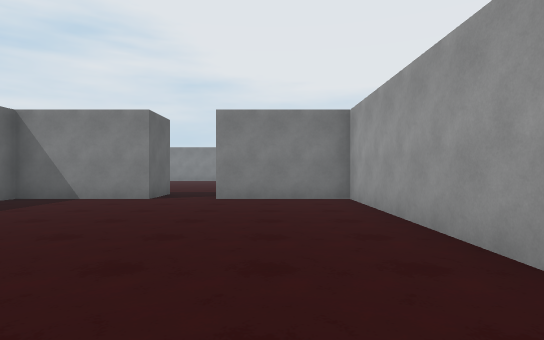
view 1 (above)

20 first-person views from a walk through a 3-D level made in the Unity game engine. The camera is 1.3 m above the floor, looks level and sees 80° across. The floor is counted in squares, 2 m on a side. Each view is taken from the middle of a square. On the plan, view 1 faces up. The plan holds only what a view shows up to about 10 squares ahead; the rest is blank. The player character is not drawn.

view 2
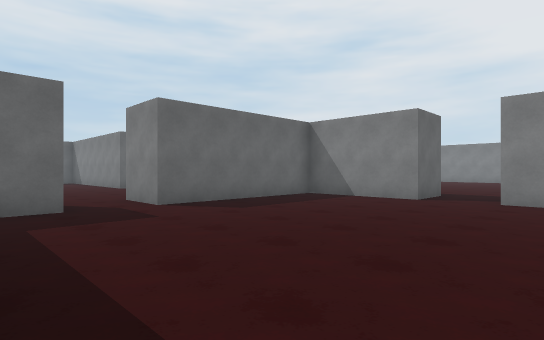

view 3
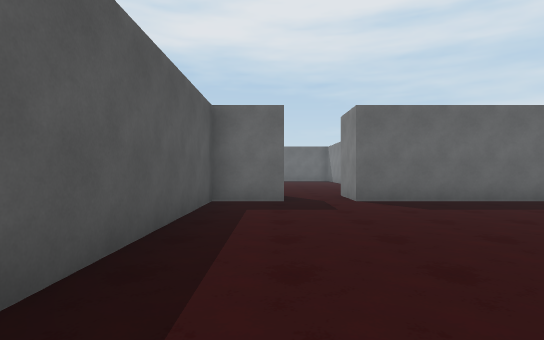

view 4
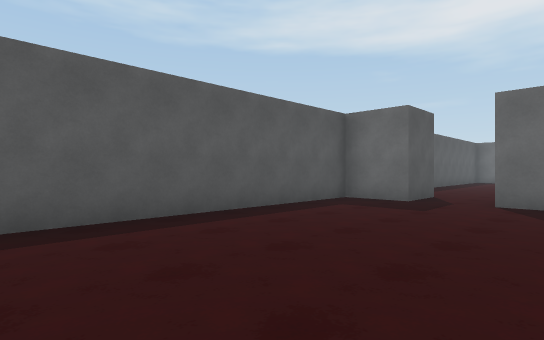

view 5
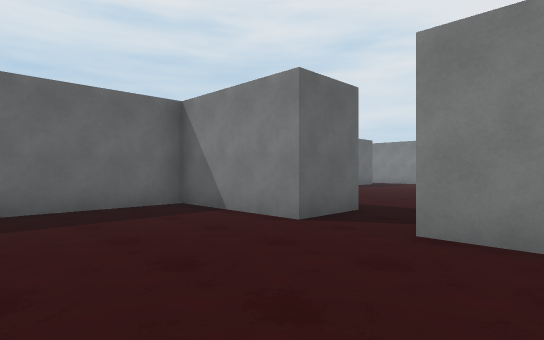

view 6
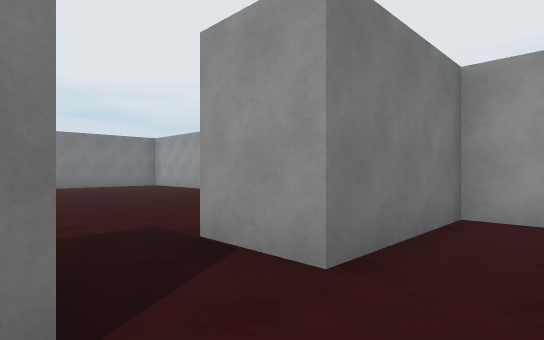

view 7
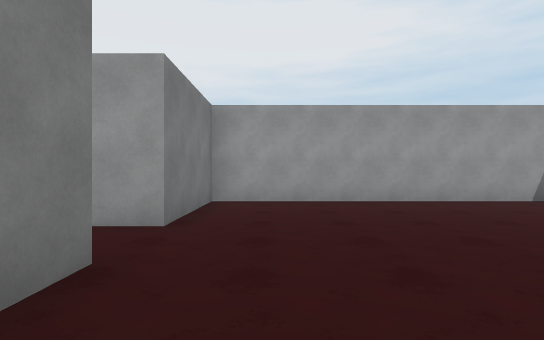

view 8
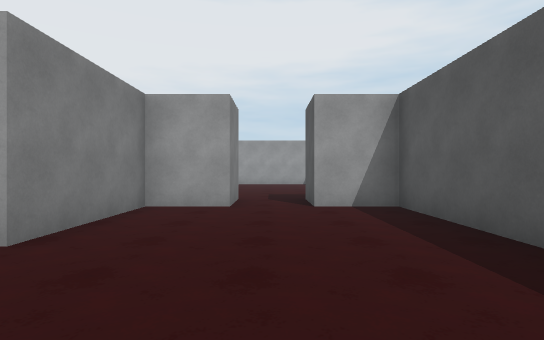

view 9
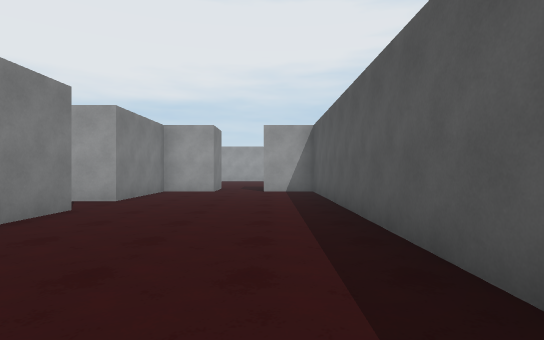

view 10
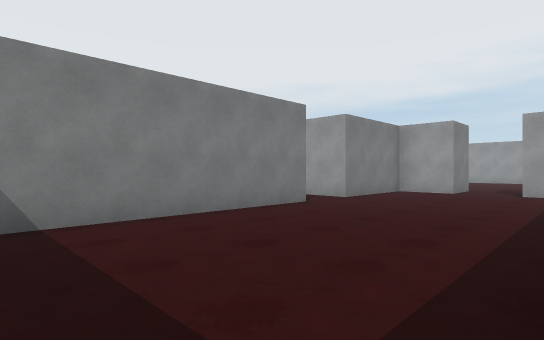

view 11
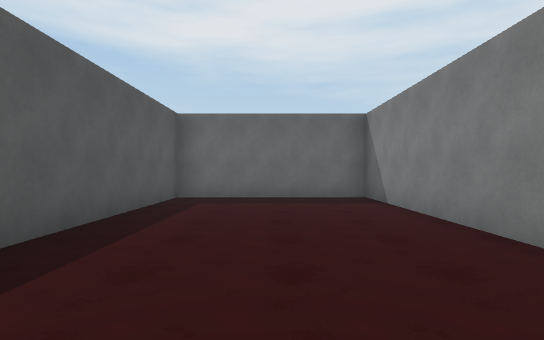

view 12
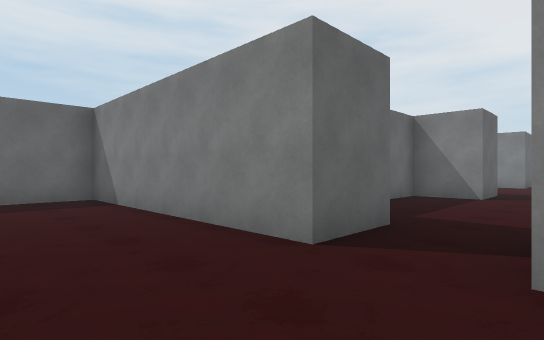

view 13
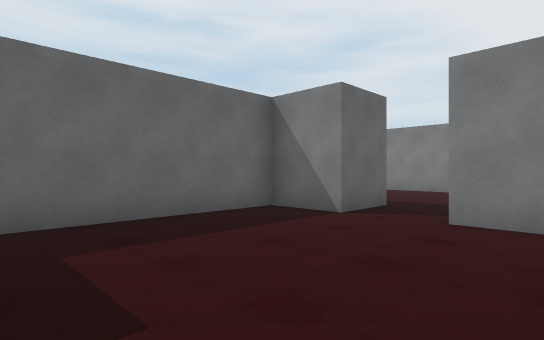

view 14
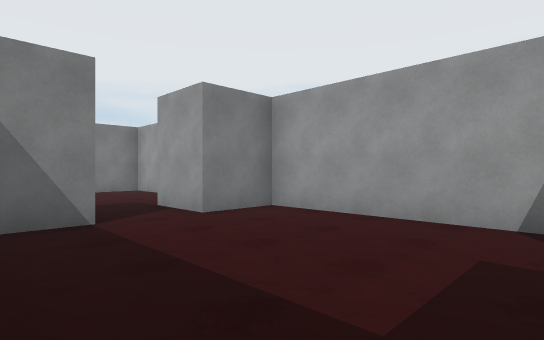

view 15
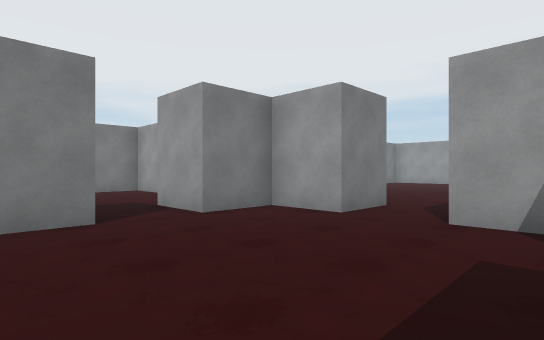

view 16
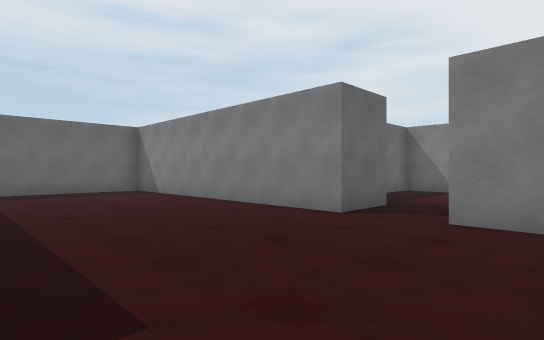

view 17
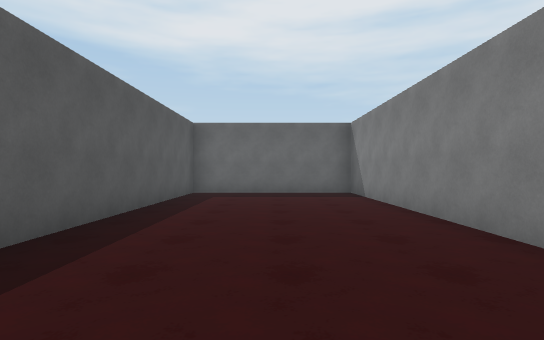

view 18
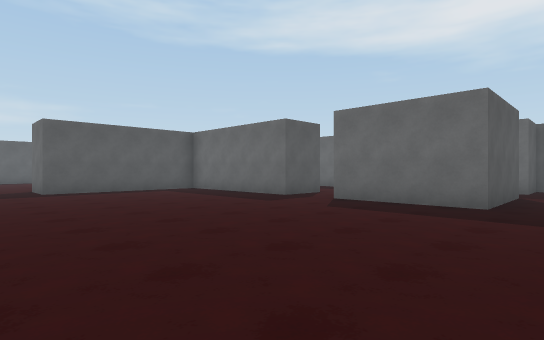

view 19
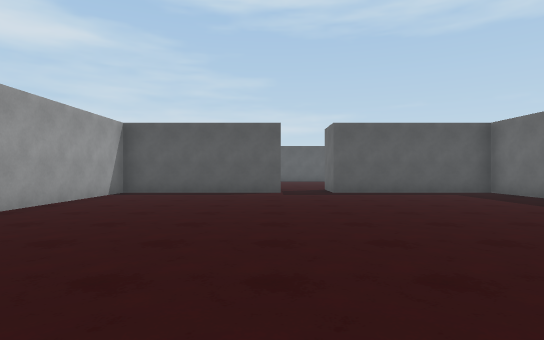

view 20
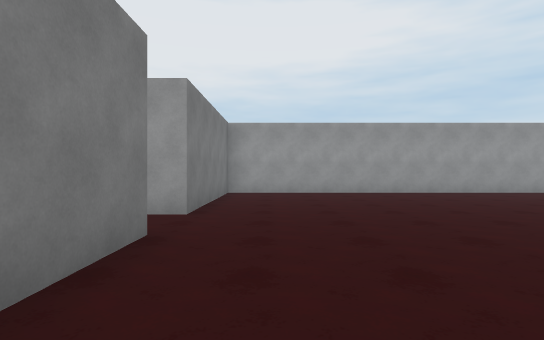

### Floor plan
Points are (right, up) in squares from view 1. A wall is a line through its corners. A room is listed if a view was taken in it or the views show most of it. See-through windows are left out.
Room 1 (views 1, 2, 3, 4, 5, 6, 7)
walls: (-2.7, 7.3) (-5.7, 7.3) (-5.7, 2.8) (-7.2, 2.8); (1.8, 0.2) (1.8, 7.3) (-1.2, 7.3); (-7.2, 1.3) (-5.7, 1.3) (-5.7, -0.2) (0.6, -0.2)
ways out: opening at (-6.5, 2) to room 2; opening at (-2, 8) to room 5
Room 2 (views 8, 9, 10, 11, 12)
walls: (-11.7, 5.8) (-11.7, 4.2) (-17.7, 4.2) (-17.7, -0.2) (-7.2, -0.2) (-7.2, 1.3); (-7.2, 2.8) (-7.2, 4.2) (-10.2, 4.2) (-10.2, 5.5)
ways out: opening at (-6.5, 2) to room 1; opening at (-11, 5) to room 3
Room 3 (views 13, 14)
walls: (-11.7, 10.3) (-13.2, 10.3) (-13.2, 6.4); (-8.7, 6.4) (-8.7, 10.3) (-10.2, 10.3)
ways out: opening at (-11, 5) to room 2; opening at (-11, 11) to room 4
Room 4 (views 15, 16, 17)
walls: (-11.7, 11.8) (-11.7, 10.3); (-11.7, 16.3) (-19.2, 16.3) (-19.2, 11.8) (-12.6, 11.8); (-10.2, 10.3) (-10.2, 11.8); (-8.7, 14.7) (-8.7, 16.3) (-10.2, 16.3); (-8.7, 12.4) (-8.7, 13.3)
ways out: opening at (-11, 11) to room 3; opening at (-8, 14) to room 5; opening at (-11, 17)
Room 5 (views 18, 19, 20)
walls: (-2.8, 19.2) (-4.6, 19.2); (-8.7, 13.3) (-7.3, 13.3) (-7.3, 8.8) (-2.7, 8.8) (-2.7, 7.3); (-1.2, 7.3) (-1.2, 8.8) (3.2, 8.8) (3.2, 19.2) (-1.2, 19.2); (-8.5, 17.8) (-7.3, 17.8) (-7.3, 14.7) (-8.7, 14.7)
ways out: opening at (-2, 8) to room 1; opening at (-8, 14) to room 4; opening at (-8, 18.5); opening at (-2, 20)

Positions as (right, up) in squares from view 1, and headings:
1: (0, 0), facing up
2: (0, 0), facing up-left
3: (1, 1), facing left
4: (1, 4), facing down-left
5: (0, 4), facing up-left
6: (-3, 6), facing up-right
7: (-5, 6), facing right
8: (-13, 2), facing right
9: (-17, 1), facing right
10: (-17, 0), facing up-right
11: (-10, 2), facing left
12: (-10, 2), facing up-left
13: (-9, 6), facing up-left
14: (-13, 6), facing up-right
15: (-13, 12), facing up-right
16: (-9, 12), facing up-left
17: (-10, 14), facing left
18: (-1, 19), facing down-left
19: (-1, 18), facing down
20: (-6, 18), facing right
